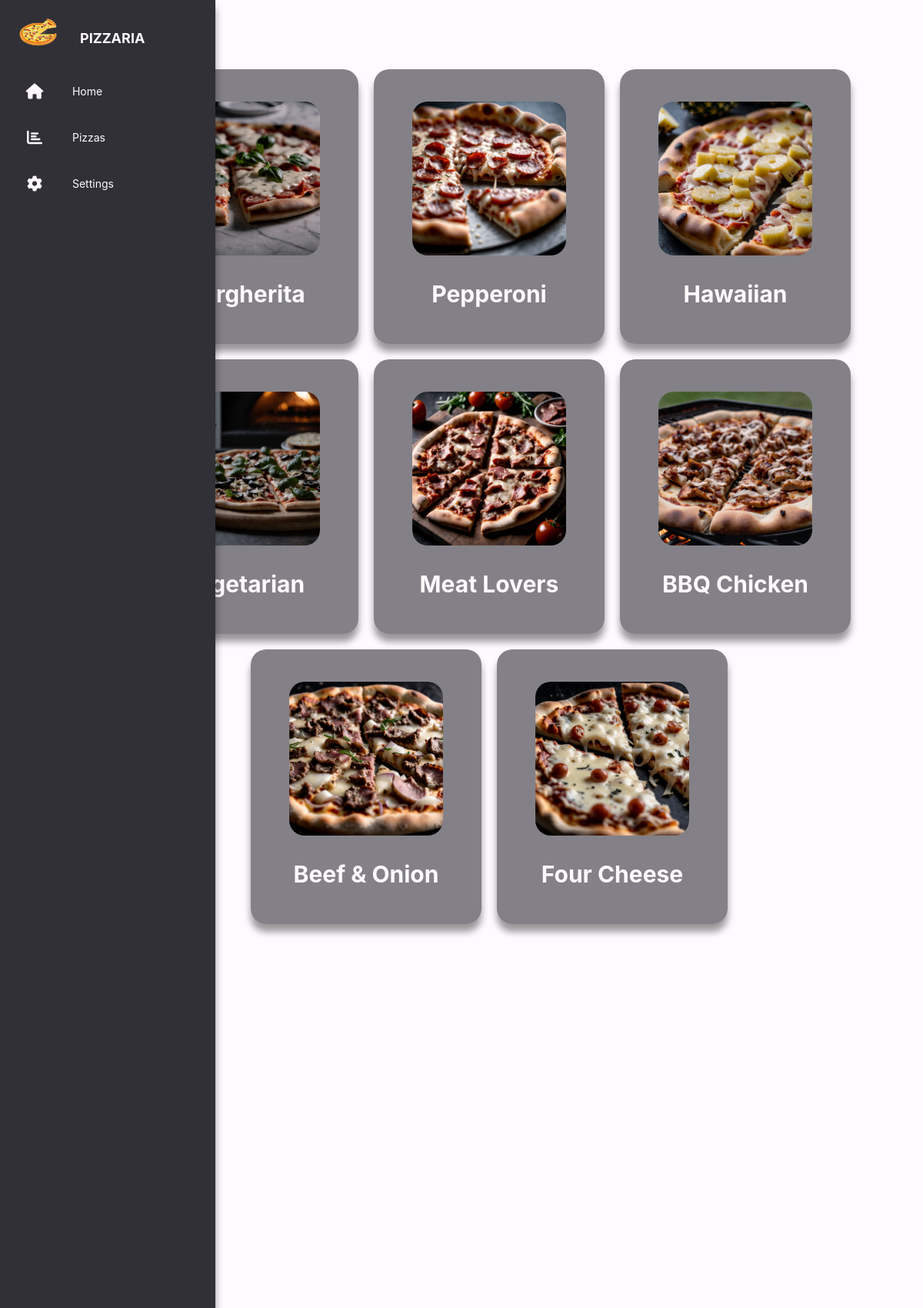
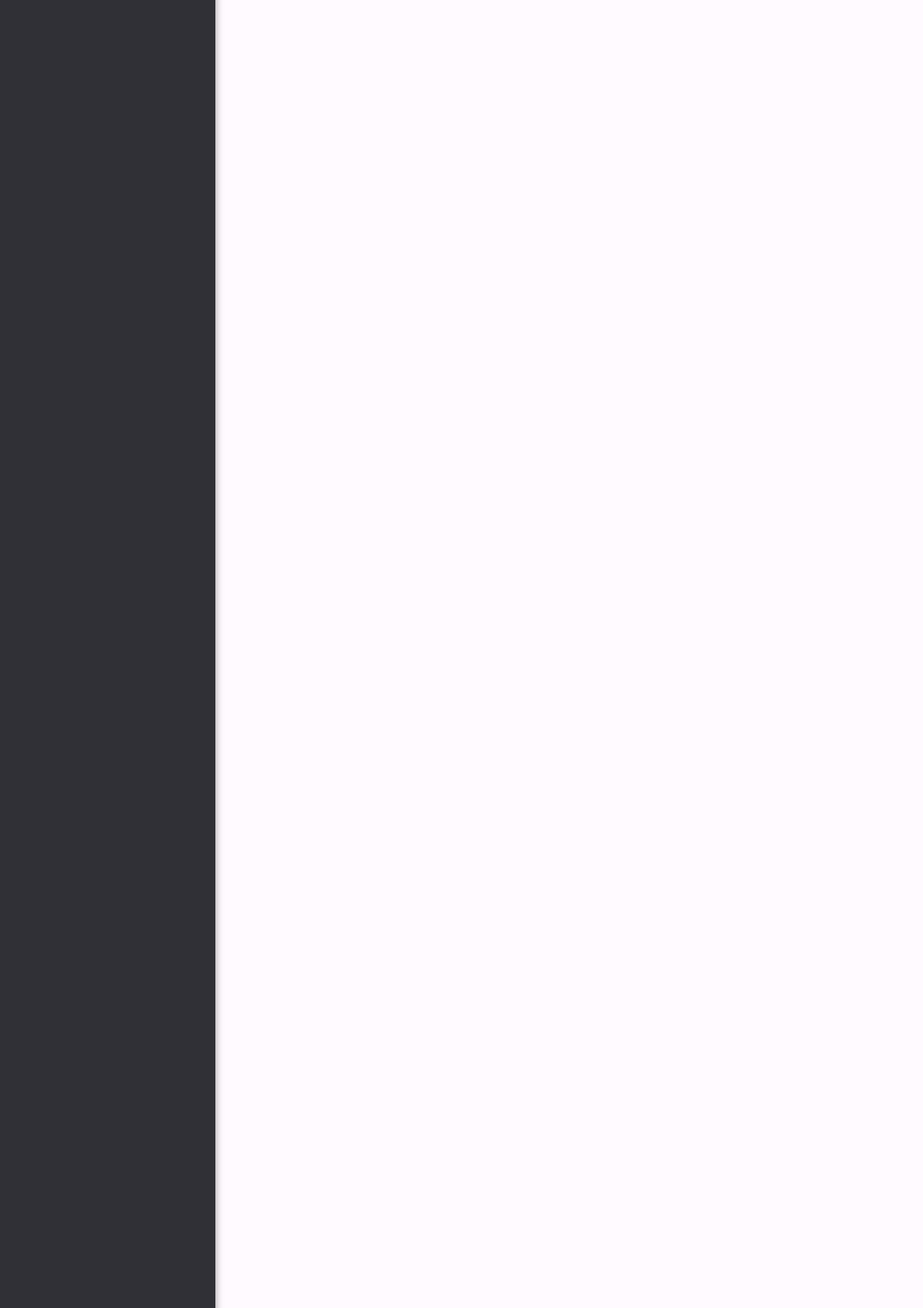
Page /all-pizzas (upper part) on the committed database (2 pictures, top to bottom).
### tables this page shows
CREATE TABLE Pizza (id INT PRIMARY KEY, name VARCHAR (50), description TEXT, price DECIMAL (8, 2), base INT, photo TEXT, FOREIGN KEY (base) REFERENCES Base (BaseID));

### routes.py (the view)
@app.route("/all-pizzas")
def all_pizzas():
    conn = sqlite3.connect('pizza.db')
    cur = conn.cursor()
    cur.execute('SELECT * FROM Pizza')
    pizzas = cur.fetchall()
    return render_template("all-pizzas.html", pizzas=pizzas)

### templates/all-pizzas.html
{% extends "layout.html" %}
{% block content %}
<ul class="container">
    {% for item in pizzas %}
    <li class="multiple-pizza pizza_td item_li rounded shadow">
        <a href = "/pizza/{{ item[0] }}"><img class="pizza_img" src="{{ item[5]}}"/></a>
        <h4 class="h4_center">{{ item[1]}}</h4>
    </li>
    {% endfor %}
</ul>
{% endblock %}

### templates/layout.html (shortened to what this page needs)
<!DOCTYPE html>
<html>
<head>
    <link rel="stylesheet" href="/static/css/style.css">
    <link rel="stylesheet" href="https://cdnjs.cloudflare.com/ajax/libs/font-awesome/6.5.1/css/all.min.css">
</head>
<body>
    <header>&nbsp;</header>
    <nav>{% include "nav.html" %}</nav>
    <main>
        {% block content %}
        {% endblock %}
    </main>
</body>
</html>

### templates/nav.html (shortened to what this page needs)
<nav class="shadow">
    <ul>
        <li>
            <a href="#" class="logo a_nav">
                <img src="/static/images/logo.png" alt="">
                <span class="nav_item">PIZZARIA</span>
            </a>
        </li>
        <li>
            <a href="/" class="a_nav">
                <i class="fas fa-home"></i>
                <span class="nav_item"> Home</span>
            </a>
        </li>
        <li>
            <a href="/all-pizzas" class="a_nav">
                <i class="fas fa-chart-bar"></i>
                <span class="nav_item"> Pizzas</span>
            </a>
        </li>
        <li>
            <a type="submit" onclick="openPopup()" class="a_nav">
                <i class="fas fa-cog"></i>
                <span class="nav_item" > Settings</span>
            </a>
        </li>
    </ul>
</nav>

### static/css/style.css (style rules this page uses)
* { margin: 0; padding: 0; outline: none; border: none; text-decoration: none; box-sizing: border-box; }
body { background: var(--clr-body-bg); min-height: 5000px; padding-top: 70px; display: flex; flex-direction: column; font-family: 'Inter', sans-serif; padding-left: 6%; }
nav { position: fixed; top: 0; bottom: 0; height: 100%; left: 0; background: var(--clr-nav-bg); width: 90px; overflow: hidden; transition: width 0.2s linear; box-shadow: 0 20px 35px rba(0, 0, 0, 0.1); text-decoration: none; user-select: none }
:root { --clr-body-bg: hsl(300, 100%, 99%); --clr-card-bg: hsl(300, 100%, 99%); --clr-text: hsl(210, 30%, 11%); --clr-heading: hsl(210, 30%, 11%); --clr-footer: hsl(206, 27%, 90%); --clr-a-hover: hsl(240, 8%, 23%); --clr-nav-item: hsl(300, 100%, 99%); --clr-nav-bg: hsl(240, 6%, 20%); --clr-pizza-card: hsla(240, 6%, 20%, 0.595); --clr-pizza-text: hsl(300, 100%, 99%); }
.a_nav { position: relative; color: var(--clr-text); font-size: 14px; display: table; width: 300px; padding: 10px; }
.logo { text-align: center; display: flex; margin: 10px 0 0 10px; }
.logo img { width: 59px; height: 55px; border-radius: 50%; }
.logo span { font-weight: bold; padding-left: 15px; padding-top: 7px; font-size: 18px; text-transform: uppercase; }
.fas { position: relative; width: 70px; height: 40px; top: 14px; font-size: 20px; text-align: center; color: var(--clr-nav-item); }
.nav_item { position: relative; top: 12px; margin-left: 10px; color: var(--clr-nav-item); }
.shadow { box-shadow: 0px 10px 10px 0px rgba(0,0,0,0.6); }
.rounded { border-radius: 20px; }
.shadow { box-shadow: 0px 10px 10px 0px rgba(0,0,0,0.4); }
.item_li { text-align: center; font-size: 50px; line-height: 100px; font-weight: bold; border: 7px solid rgba(255, 255, 255, 0); }
.pizza_td { width: 125px; padding-left:10px; padding-top:35px; padding-right:10px; }
.multiple-pizza { width: 300px; background-color: var(--clr-pizza-card); }
.container { display: flex; flex-direction: row; flex-wrap: wrap; list-style: none; justify-content: center; row-gap: 20px; column-gap: 20px; }
.pizza_img { display: block; margin-left: auto; margin-right: auto; height: 200px; width: 200px; border-radius: 20px; z-index: -1; }
.h4_center { margin-left: auto; margin-right: auto; padding-bottom: 3%; font-size: 60%; color: var(--clr-pizza-text); }

### rows in the picture
Pizza: photo (picture), name "Margherita"
Pizza: photo (picture), name "Pepperoni"
Pizza: photo (picture), name "Hawaiian"
Pizza: photo (picture), name "Vegetarian"
Pizza: photo (picture), name "Meat Lovers"
Pizza: photo (picture), name "BBQ Chicken"
Pizza: photo (picture), name "Beef & Onion"
Pizza: photo (picture), name "Four Cheese"
